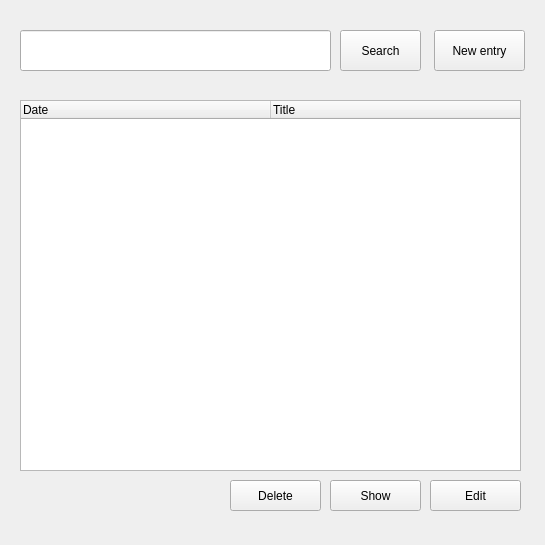
<?xml version="1.0" encoding="UTF-8"?>
<ui version="4.0">
 <class>MainWindow</class>
 <widget class="QMainWindow" name="MainWindow">
  <property name="geometry">
   <rect>
    <x>0</x>
    <y>0</y>
    <width>545</width>
    <height>545</height>
   </rect>
  </property>
  <property name="minimumSize">
   <size>
    <width>545</width>
    <height>545</height>
   </size>
  </property>
  <property name="maximumSize">
   <size>
    <width>545</width>
    <height>545</height>
   </size>
  </property>
  <property name="windowTitle">
   <string>MainWindow</string>
  </property>
  <widget class="QWidget" name="centralwidget">
   <widget class="QPushButton" name="newEntry">
    <property name="geometry">
     <rect>
      <x>434</x>
      <y>30</y>
      <width>91</width>
      <height>41</height>
     </rect>
    </property>
    <property name="text">
     <string>New entry</string>
    </property>
   </widget>
   <widget class="QLineEdit" name="searchBar">
    <property name="geometry">
     <rect>
      <x>20</x>
      <y>30</y>
      <width>311</width>
      <height>41</height>
     </rect>
    </property>
   </widget>
   <widget class="QPushButton" name="searchButton">
    <property name="geometry">
     <rect>
      <x>340</x>
      <y>30</y>
      <width>81</width>
      <height>41</height>
     </rect>
    </property>
    <property name="text">
     <string>Search</string>
    </property>
   </widget>
   <widget class="QTreeWidget" name="entriesWidget">
    <property name="geometry">
     <rect>
      <x>20</x>
      <y>100</y>
      <width>501</width>
      <height>371</height>
     </rect>
    </property>
    <property name="indentation">
     <number>0</number>
    </property>
    <attribute name="headerMinimumSectionSize">
     <number>0</number>
    </attribute>
    <attribute name="headerDefaultSectionSize">
     <number>250</number>
    </attribute>
    <column>
     <property name="text">
      <string>Date</string>
     </property>
    </column>
    <column>
     <property name="text">
      <string>Title</string>
     </property>
    </column>
   </widget>
   <widget class="QPushButton" name="editButton">
    <property name="geometry">
     <rect>
      <x>430</x>
      <y>480</y>
      <width>91</width>
      <height>31</height>
     </rect>
    </property>
    <property name="text">
     <string>Edit</string>
    </property>
   </widget>
   <widget class="QPushButton" name="showButton">
    <property name="geometry">
     <rect>
      <x>330</x>
      <y>480</y>
      <width>91</width>
      <height>31</height>
     </rect>
    </property>
    <property name="text">
     <string>Show</string>
    </property>
   </widget>
   <widget class="QPushButton" name="deleteButton">
    <property name="geometry">
     <rect>
      <x>230</x>
      <y>480</y>
      <width>91</width>
      <height>31</height>
     </rect>
    </property>
    <property name="text">
     <string>Delete</string>
    </property>
   </widget>
  </widget>
  <widget class="QMenuBar" name="menubar">
   <property name="geometry">
    <rect>
     <x>0</x>
     <y>0</y>
     <width>545</width>
     <height>21</height>
    </rect>
   </property>
  </widget>
 </widget>
 <resources/>
 <connections/>
</ui>
